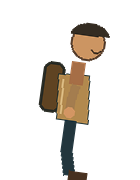
#> input picture TypeRush/Skillence_Temple_Type_Runner_HD/character/hit/hit_01.png, 140 x 180 px
$ python generate_reference_run.py --source ../TypeRush/Skillence_Temple_Type_Runner_HD/character/hit/hit_01.png
#> lines starting #> are read from the running program, lines starting #| are printed output that depends on the picture; after the words box and inside, x2 and y2 are one past the last pixel; in counts of white or black regions, pixels touching at a corner belong together
"""Build 48 looped runner frames from 12 reference-inspired key poses.

python scripts/generate_reference_run.py [--source path/to/generated-sheet.png]
The optional source is a 4-by-3 sheet. Components preserve limbs crossing cells.
Requires Pillow, numpy and opencv-python-headless; all processing is offline.
"""
import argparse
import hashlib
from pathlib import Path
import cv2
import numpy as np
from PIL import Image

ROOT = Path(__file__).resolve().parents[1]
ASSETS = ROOT / 'public/assets/realistic-v1'
W, H, COUNT, STEPS = 140, 180, 12, 4
parser = argparse.ArgumentParser()
parser.add_argument('--source')
args = parser.parse_args()

if args.source:
    sheet = np.array(Image.open(args.source).convert('RGBA'))
#> sheet is the input picture: shape (180, 140, 4); mean R, G, B, A 22, 17.3, 11.6, 45.3
    _, labels, stats, _ = cv2.connectedComponentsWithStats(np.uint8(sheet[:, :, 3] > 32))
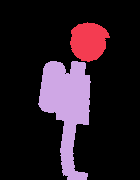
#> labels: shape (180, 140) int32; 3 distinct labels, from 0 to 2; one colour per label, 0 black
#> stats = [[0, 0, 140, 180, 20548], [70, 22, 40, 40, 1168], [38, 61, 53, 119, 3484]]
    ids = [i for i in range(1, len(stats)) if stats[i, cv2.CC_STAT_AREA] > 2000]
#> ids = [2]
#> (the run stopped early here; a loop or call above may not have finished)

$ run again, on TypeRush/Skillence_Temple_Type_Runner_HD/character/hit/hit_03.png
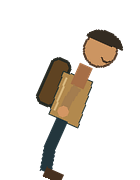
#> input picture TypeRush/Skillence_Temple_Type_Runner_HD/character/hit/hit_03.png, 140 x 180 px
#> sheet is the input picture: shape (180, 140, 4); mean R, G, B, A 22, 17.3, 11.7, 45.5
#> `_, labels, stats, _ = cv2.connectedComponentsWithStats(np.uint8(sheet[..`:
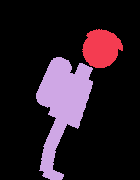
#> labels: shape (180, 140) int32; 3 distinct labels, from 0 to 2; one colour per label, 0 black
#> stats = [[0, 0, 140, 180, 20537], [82, 29, 41, 39, 1167], [36, 57, 57, 123, 3496]]
#> ids = [2]

$ run again, on TypeRush/Skillence_Temple_Type_Runner_HD/character/hit/hit_04.png
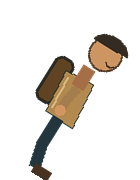
#> input picture TypeRush/Skillence_Temple_Type_Runner_HD/character/hit/hit_04.png, 140 x 180 px
#> sheet is the input picture: shape (180, 140, 4); mean R, G, B, A 22.1, 17.4, 11.7, 45.7
#> `_, labels, stats, _ = cv2.connectedComponentsWithStats(np.uint8(sheet[..`:
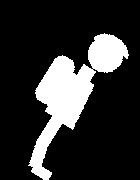
#> labels: shape (180, 140) int32; values 0 (black) and 1 (white), 18.6% white; 1 white region, box (x1, y1, x2, y2) and area: (28, 33, 129, 180) 4681
#> stats = [[0, 0, 140, 180, 20519], [28, 33, 101, 147, 4681]]
#> ids = [1]
